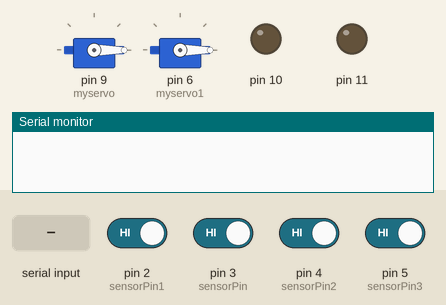
This sketch was run on a simulated Arduino Uno, built with avr-gcc and run on an emulated ATmega328P. Parts: 2 × servo, output pins drawn as LEDs (lit = HIGH), the last lines printed to the serial monitor. The test bench sets the inputs (shaded band); at power-on: pin 2 (sensorPin1), pin 3 (sensorPin), pin 4 (sensorPin2), pin 5 (sensorPin3) HIGH.

Above: at 1.2 s.
1.3 s: "1" received over Serial
At 1.8 s:
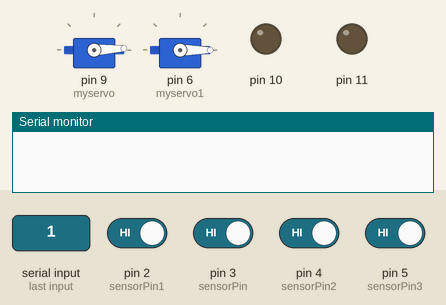
4.3 s: pin 2 (sensorPin1) driven LOW and pin 3 (sensorPin) driven LOW
7.3 s: "0" received over Serial
At 12.41 s:
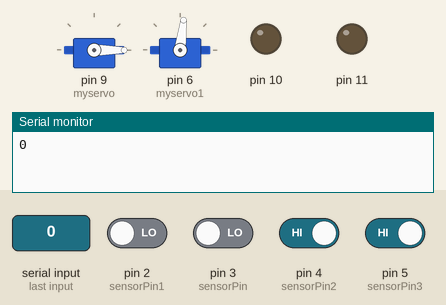
13.3 s: "l" received over Serial
At 15.3 s:
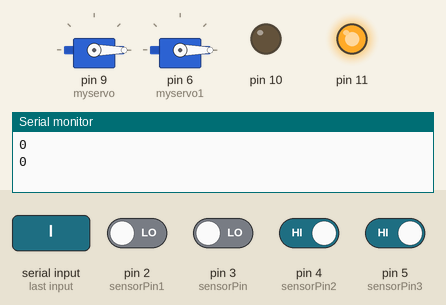
Timing chart, 0 to 21.3 s (numbered marks = the images above; inputs shaded):
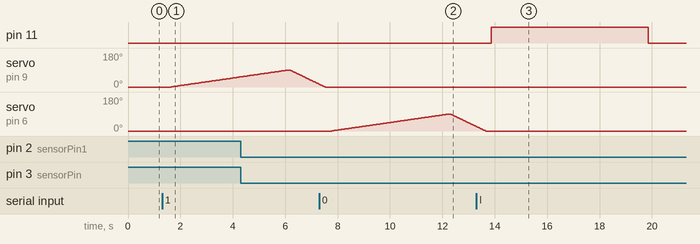

The sketch:

txrx.ino
```cpp
#define sensorPin 3
#define sensorPin1 2
#define sensorPin2 4
#define sensorPin3 5
#include <Servo.h>
Servo myservo;
Servo myservo1;


//int t=0;
int data;
int pos=0;

int val = 0;
int val1 = 0;

int val2 = 0;
int val3 = 0;
void setup()
{
   Serial.begin(9600);
   pinMode(3,INPUT);
   pinMode(2,INPUT);
   pinMode(5,INPUT);
   pinMode(4,INPUT);
   pinMode(11,OUTPUT);
   pinMode(10,OUTPUT);
   //pinMode(LED_BUILTIN, OUTPUT);
   myservo.attach(9);
   myservo1.attach(6);
}

void loop()
{
    digitalWrite(10,LOW);
    digitalWrite(11,LOW);
    myservo.write(pos);
    myservo1.write(pos);
    while (Serial.available())
      {
       data = Serial.read();
      }
    val = digitalRead(sensorPin1);
    val1 = digitalRead(sensorPin);
    if((val1==0) && (val==0))
    {

    Serial.println(0);
    }
    delay (100);


    val2 = digitalRead(sensorPin2);
    val3 = digitalRead(sensorPin3);
    if((val2==0) && (val3==0))
    {
    Serial.println(1);
    }
    delay (100);


    if (data == '1')
   {
       for (pos = 0; pos <= 90; pos += 1)
      { // goes from 0 degrees to 180 degrees
        // in steps of 1 degree
        myservo.write(pos);              // tell servo to go to position in variable 'pos'
        delay(50) ;                    // waits 15ms for the servo to reach the position
      }
      for (pos = 90; pos >= 0; pos -= 1)
      { // goes from 180 degrees to 0 degrees
       myservo.write(pos);              // tell servo to go to position in variable 'pos'
       delay(15);                       // waits 15ms for the servo to reach the position
      }
     data=0;
   }


    if (data == '0')
   {
       for (pos = 0; pos <= 90; pos += 1)
      { // goes from 0 degrees to 180 degrees
        // in steps of 1 degree
        myservo1.write(pos);              // tell servo to go to position in variable 'pos'
        delay(50);                      // waits 15ms for the servo to reach the position
      }
      for (pos = 90; pos >= 0; pos -= 1)
      { // goes from 180 degrees to 0 degrees
       myservo1.write(pos);              // tell servo to go to position in variable 'pos'
       delay(15);                       // waits 15ms for the servo to reach the position
      }
     data=0;
   }


   if (data == 'l')
   {
    digitalWrite(10,LOW);
    digitalWrite(11,HIGH);
    delay(6000);
    data = 's';

   }
   if (data == 'r')
   {
    digitalWrite(11,LOW);
    digitalWrite(10,HIGH);
    delay(6000);
    data = 's';

   }
}
```

Measured:
- after the input at 1.3 s, servo on pin 9 (myservo): moves from 0° to 53° over 2.6 s, starting after 0.35 s
- after the input at 7.3 s, servo on pin 6 (myservo1): rises from 0° to 90° in 4.5 s, then falls to 23° in 1.1 s
- after the input at 13.3 s, pin 11: LOW → HIGH after 0.56 s, → LOW 6.0 s later
